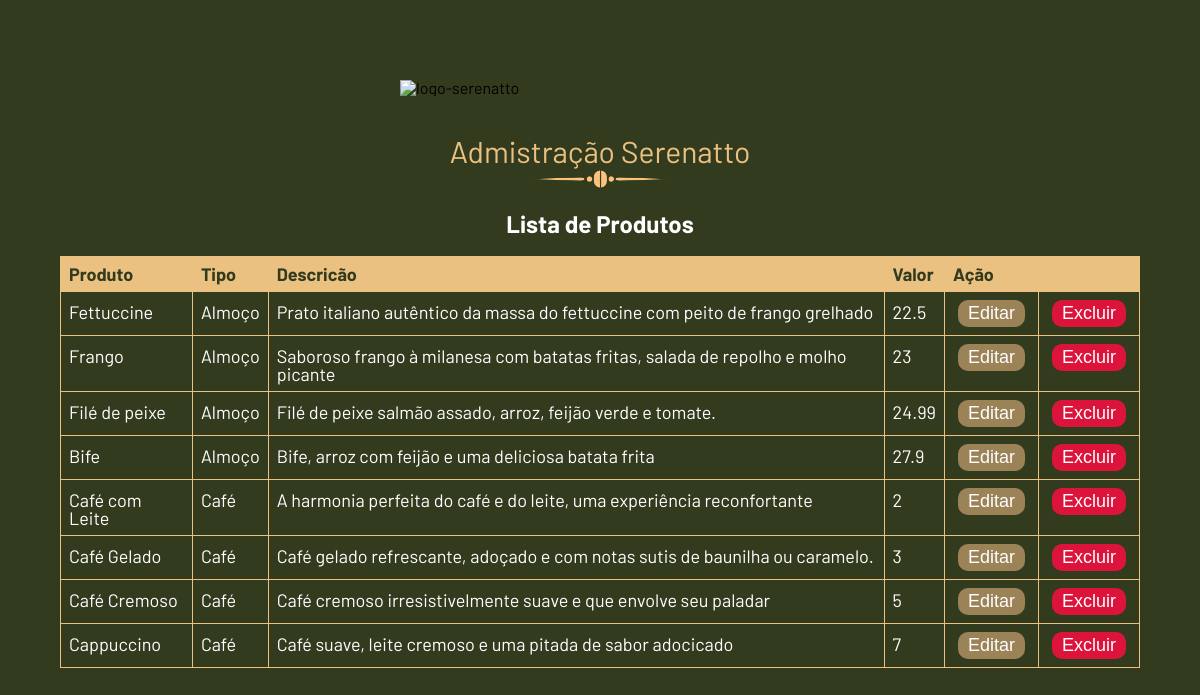
Page /visao/admin.php on the committed database.
### tables this page shows
CREATE TABLE produtos (
    id INT NOT NULL AUTO_INCREMENT, 
    tipo VARCHAR(45) NOT NULL, 
    nome VARCHAR(45) NOT NULL, 
    descricao VARCHAR(90) NOT NULL, 
    imagem VARCHAR(80) NOT NULL, 
    preco DECIMAL (5,2) NOT NULL, 
PRIMARY KEY (id));

### Repositorio/ProdutoRepositorio.php (called while the page is built, shortened)
<?php
class ProdutoRepositorio
{
    private $conn;
    public function __construct($conn)
    {
        $this->conn = $conn;
    }
    public function buscarTodos()
    {
        $sql = "SELECT * FROM produtos ORDER BY tipo, preco asc";
        $result = $this->conn->query($sql);
        $produtos = array();
        if ($result->num_rows > 0) {
            while ($row = $result->fetch_assoc()) {
                $produto = new Produto(
                    $row['id'],
                    $row['tipo'],
                    $row['nome'],
                    $row['descricao'],
                    $row['imagem'],
                    $row['preco']
                );
                $produtos[] = $produto;
            }
        }
        return $produtos;
    }
}

### Modelo/Produto.php (called while the page is built, shortened)
<?php
class Produto {
    private string $tipo;
    private string $nome;
    private string $descricao;
    private float $preco;
    public function __construct(?int $id,
                                string $tipo,
                                string $nome,
                                string $descricao,
                                string $imagem = "logo-serenatto.png",
                                float $preco)
    {
        $this->tipo = $tipo;
        $this->nome = $nome;
        $this->descricao = $descricao;
        $this->preco = $preco;
    }
    public function getTipo(): string
    {
        return $this->tipo;
    }
    public function getNome(): string
    {
        return $this->nome;
    }
    public function getDescricao(): string
    {
        return $this->descricao;
    }
    public function getPreco(): float
    {
        return $this->preco;
    }
}
?>

### visao/admin.php (the view, shortened to what this page needs)
<?php
require "../Controladora/conexao.php";
require "../Modelo/Produto.php";
require "../Repositorio/ProdutoRepositorio.php";
$ProdutoRepositorio = new ProdutoRepositorio($conn);
$produtos = $ProdutoRepositorio->buscarTodos();
?>
<!doctype html>
<html lang="pt-br">
<head>
  <link rel="stylesheet" href="../css/reset.css">
  <link rel="stylesheet" href="../css/index.css">
  <link rel="stylesheet" href="../css/admin.css">
</head>
<body>
<main>
  <section class="container-admin-banner">
    <img src="../img/logo-ifsp-removebg.png" class="logo-admin" alt="logo-serenatto">
    <h1>Admistração Serenatto</h1>
    <img class= "ornaments" src="../img/ornaments-coffee.png" alt="ornaments">
  </section>
  <h2>Lista de Produtos</h2>
  <section class="container-table">
    <table>
      <thead>
        <tr>
          <th>Produto</th>
          <th>Tipo</th>
          <th>Descricão</th>
          <th>Valor</th>
          <th colspan="2">Ação</th>
        </tr>
      </thead>
      <tbody>
        <?php foreach ($produtos as $produto): ?>
      <tr>
        <td><?= $produto->getNome() ?></td>
        <td><?= $produto->getTipo()  ?></td>
        <td><?= $produto->getDescricao() ?></td>
        <td><?= $produto->getPreco() ?></td>
        <td>
          <form action="editar-produto.php" method="GET">
            <input type="submit" class="botao-editar" value="Editar">
          </form>
        </td>
        <td>
          <form action="excluir-produto.php" method="GET">
            <input type="submit" class="botao-excluir" value="Excluir">
          </form>
        </td>
      </tr>
      <?php endforeach; ?>
      </tbody>
    </table>
  </section>
</main>
</body>
</html>

### css/index.css (style rules this page uses)
body { background-color: #333B1E; font-family: 'Barlow', sans-serif; }
main { height: 100vh; }
h2 { text-align: center; font-size: 48px; margin: 20px 0px; color: #FFF; font-weight: bold; }
.ornaments { width: 200px; }

### css/admin.css (style rules this page uses)
.container-admin-banner { display: flex; align-items: center; flex-direction: column; margin: 80px 0px 20px; }
.logo-admin { width: 400px; }
h2 { font-size: 24px; }
.container-table { display: flex; align-items: center; flex-direction: column; }
table { width: 90%; margin: auto 0; }
table, th, td { border: 1px solid #EBC181; }
table th { padding: 11px 0 11px; background-color: #EBC181; color: #333B1E; font-weight: bold; font-size: 18px; text-align: left; padding: 8px; }
table tr { border: 1px solid #ddd; }
table td { color: #FFF; font-size: 18px; padding: 8px; }
.container-admin-banner h1 { margin-top: 40px; font-size: 30px; color: #EBC181; }
table tbody tr td a, .botao-cadastrar, .botao-editar, .botao-excluir { padding: 3px 10px; border-radius: 10px; color: #FFFFFF; text-decoration: none; margin: 0 5px; transition: 0.7s; border: none; font-size: 18px; }
.botao-editar { background: #9B8357; }
.botao-excluir { background: crimson; }

### rows in the picture
produtos: nome "Fettuccine", tipo "Almoço", descricao "Prato italiano autêntico da massa do fettuccine com peito de frango grelhado", preco "22.5"
produtos: nome "Frango", tipo "Almoço", descricao "Saboroso frango à milanesa com batatas fritas, salada de repolho e molho picante", preco "23"
produtos: nome "Filé de peixe", tipo "Almoço", descricao "Filé de peixe salmão assado, arroz, feijão verde e tomate.", preco "24.99"
produtos: nome "Bife", tipo "Almoço", descricao "Bife, arroz com feijão e uma deliciosa batata frita", preco "27.9"
produtos: nome "Café com Leite", tipo "Café", descricao "A harmonia perfeita do café e do leite, uma experiência reconfortante", preco "2"
produtos: nome "Café Gelado", tipo "Café", descricao "Café gelado refrescante, adoçado e com notas sutis de baunilha ou caramelo.", preco "3"
produtos: nome "Café Cremoso", tipo "Café", descricao "Café cremoso irresistivelmente suave e que envolve seu paladar", preco "5"
produtos: nome "Cappuccino", tipo "Café", descricao "Café suave, leite cremoso e uma pitada de sabor adocicado", preco "7"
